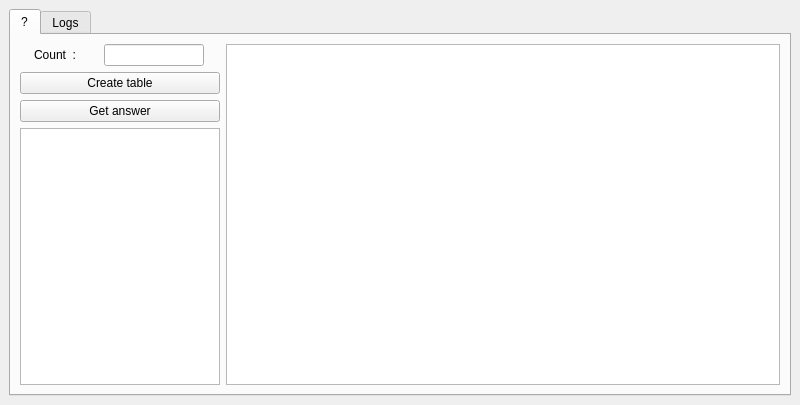
<?xml version="1.0" encoding="UTF-8"?>
<ui version="4.0">
 <class>MainWindow</class>
 <widget class="QMainWindow" name="MainWindow">
  <property name="geometry">
   <rect>
    <x>0</x>
    <y>0</y>
    <width>800</width>
    <height>405</height>
   </rect>
  </property>
  <property name="windowTitle">
   <string>MainWindow</string>
  </property>
  <widget class="QWidget" name="centralwidget">
   <layout class="QGridLayout" name="gridLayout">
    <item row="0" column="0">
     <widget class="QTabWidget" name="tabWidget">
      <property name="currentIndex">
       <number>0</number>
      </property>
      <widget class="QWidget" name="tab1">
       <attribute name="title">
        <string>?</string>
       </attribute>
       <layout class="QGridLayout" name="gridLayout_2">
        <item row="3" column="0" rowspan="2">
         <widget class="QTextBrowser" name="edit_answer">
          <property name="maximumSize">
           <size>
            <width>200</width>
            <height>16777215</height>
           </size>
          </property>
         </widget>
        </item>
        <item row="2" column="0">
         <widget class="QPushButton" name="get_answer_button">
          <property name="maximumSize">
           <size>
            <width>200</width>
            <height>16777215</height>
           </size>
          </property>
          <property name="text">
           <string>Get answer</string>
          </property>
         </widget>
        </item>
        <item row="0" column="1" rowspan="5">
         <widget class="QTableWidget" name="table"/>
        </item>
        <item row="0" column="0">
         <layout class="QHBoxLayout" name="horizontalLayout">
          <item>
           <widget class="QLabel" name="label">
            <property name="maximumSize">
             <size>
              <width>50</width>
              <height>20</height>
             </size>
            </property>
            <property name="text">
             <string>Count  : </string>
            </property>
           </widget>
          </item>
          <item>
           <widget class="QLineEdit" name="edit_count">
            <property name="maximumSize">
             <size>
              <width>100</width>
              <height>16777215</height>
             </size>
            </property>
           </widget>
          </item>
         </layout>
        </item>
        <item row="1" column="0">
         <widget class="QPushButton" name="create_button">
          <property name="maximumSize">
           <size>
            <width>200</width>
            <height>16777215</height>
           </size>
          </property>
          <property name="text">
           <string>Create table</string>
          </property>
         </widget>
        </item>
       </layout>
      </widget>
      <widget class="QWidget" name="tab2">
       <attribute name="title">
        <string>Logs</string>
       </attribute>
       <layout class="QGridLayout" name="gridLayout_3">
        <item row="0" column="0">
         <widget class="QTextBrowser" name="logs"/>
        </item>
       </layout>
      </widget>
     </widget>
    </item>
   </layout>
  </widget>
 </widget>
 <resources/>
 <connections/>
</ui>
